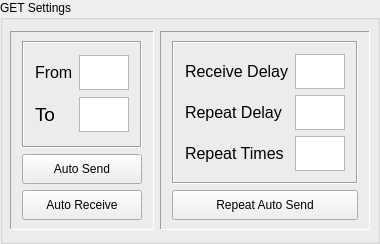
                <widget class="QGroupBox" name="groupBox_2">
                 <property name="title">
                  <string>GET Settings</string>
                 </property>
                 <layout class="QHBoxLayout" name="horizontalLayout_2">
                  <property name="leftMargin">
                   <number>7</number>
                  </property>
                  <property name="topMargin">
                   <number>11</number>
                  </property>
                  <property name="rightMargin">
                   <number>7</number>
                  </property>
                  <item>
                   <widget class="QFrame" name="frame_7">
                    <property name="frameShape">
                     <enum>QFrame::Panel</enum>
                    </property>
                    <property name="frameShadow">
                     <enum>QFrame::Sunken</enum>
                    </property>
                    <layout class="QVBoxLayout" name="verticalLayout_7">
                     <property name="leftMargin">
                      <number>11</number>
                     </property>
                     <property name="rightMargin">
                      <number>11</number>
                     </property>
                     <item>
                      <widget class="QFrame" name="frame_8">
                       <property name="frameShape">
                        <enum>QFrame::Box</enum>
                       </property>
                       <property name="frameShadow">
                        <enum>QFrame::Sunken</enum>
                       </property>
                       <layout class="QGridLayout" name="gridLayout_6">
                        <property name="leftMargin">
                         <number>11</number>
                        </property>
                        <property name="topMargin">
                         <number>11</number>
                        </property>
                        <property name="rightMargin">
                         <number>11</number>
                        </property>
                        <property name="bottomMargin">
                         <number>11</number>
                        </property>
                        <item row="1" column="1">
                         <widget class="QPlainTextEdit" name="Index_to">
                          <property name="sizePolicy">
                           <sizepolicy hsizetype="Minimum" vsizetype="Minimum">
                            <horstretch>0</horstretch>
                            <verstretch>0</verstretch>
                           </sizepolicy>
                          </property>
                          <property name="minimumSize">
                           <size>
                            <width>0</width>
                            <height>30</height>
                           </size>
                          </property>
                          <property name="maximumSize">
                           <size>
                            <width>50</width>
                            <height>35</height>
                           </size>
                          </property>
                          <property name="font">
                           <font>
                            <pointsize>11</pointsize>
                           </font>
                          </property>
                          <property name="focusPolicy">
                           <enum>Qt::ClickFocus</enum>
                          </property>
                          <property name="styleSheet">
                           <string notr="true">color: rgb(91, 91, 91) ;</string>
                          </property>
                          <property name="verticalScrollBarPolicy">
                           <enum>Qt::ScrollBarAlwaysOff</enum>
                          </property>
                         </widget>
                        </item>
                        <item row="1" column="0">
                         <widget class="QLabel" name="label_22">
                          <property name="minimumSize">
                           <size>
                            <width>0</width>
                            <height>20</height>
                           </size>
                          </property>
                          <property name="maximumSize">
                           <size>
                            <width>16777215</width>
                            <height>45</height>
                           </size>
                          </property>
                          <property name="focusPolicy">
                           <enum>Qt::ClickFocus</enum>
                          </property>
                          <property name="text">
                           <string>&lt;html&gt;&lt;head/&gt;&lt;body&gt;&lt;p&gt;&lt;span style=&quot; font-size:14pt;&quot;&gt;To&lt;/span&gt;&lt;/p&gt;&lt;/body&gt;&lt;/html&gt;</string>
                          </property>
                          <property name="textFormat">
                           <enum>Qt::AutoText</enum>
                          </property>
                          <property name="alignment">
                           <set>Qt::AlignLeading|Qt::AlignLeft|Qt::AlignVCenter</set>
                          </property>
                         </widget>
                        </item>
                        <item row="0" column="1">
                         <widget class="QPlainTextEdit" name="Index_from">
                          <property name="sizePolicy">
                           <sizepolicy hsizetype="Minimum" vsizetype="Minimum">
                            <horstretch>0</horstretch>
                            <verstretch>0</verstretch>
                           </sizepolicy>
                          </property>
                          <property name="minimumSize">
                           <size>
                            <width>0</width>
                            <height>30</height>
                           </size>
                          </property>
                          <property name="maximumSize">
                           <size>
                            <width>50</width>
                            <height>35</height>
                           </size>
                          </property>
                          <property name="font">
                           <font>
                            <pointsize>11</pointsize>
                           </font>
                          </property>
                          <property name="focusPolicy">
                           <enum>Qt::ClickFocus</enum>
                          </property>
                          <property name="styleSheet">
                           <string notr="true">color: rgb(91, 91, 91) ;</string>
                          </property>
                          <property name="verticalScrollBarPolicy">
                           <enum>Qt::ScrollBarAlwaysOff</enum>
                          </property>
                         </widget>
                        </item>
                        <item row="0" column="0">
                         <widget class="QLabel" name="label_21">
                          <property name="sizePolicy">
                           <sizepolicy hsizetype="Minimum" vsizetype="Preferred">
                            <horstretch>0</horstretch>
                            <verstretch>0</verstretch>
                           </sizepolicy>
                          </property>
                          <property name="minimumSize">
                           <size>
                            <width>0</width>
                            <height>20</height>
                           </size>
                          </property>
                          <property name="maximumSize">
                           <size>
                            <width>16777215</width>
                            <height>45</height>
                           </size>
                          </property>
                          <property name="focusPolicy">
                           <enum>Qt::ClickFocus</enum>
                          </property>
                          <property name="frameShape">
                           <enum>QFrame::NoFrame</enum>
                          </property>
                          <property name="text">
                           <string>&lt;html&gt;&lt;head/&gt;&lt;body&gt;&lt;p&gt;&lt;span style=&quot; font-size:12pt;&quot;&gt;From&lt;/span&gt;&lt;/p&gt;&lt;/body&gt;&lt;/html&gt;</string>
                          </property>
                          <property name="textFormat">
                           <enum>Qt::AutoText</enum>
                          </property>
                          <property name="alignment">
                           <set>Qt::AlignLeading|Qt::AlignLeft|Qt::AlignVCenter</set>
                          </property>
                         </widget>
                        </item>
                       </layout>
                      </widget>
                     </item>
                     <item>
                      <widget class="QPushButton" name="auto_send_btn">
                       <property name="minimumSize">
                        <size>
                         <width>0</width>
                         <height>30</height>
                        </size>
                       </property>
                       <property name="focusPolicy">
                        <enum>Qt::ClickFocus</enum>
                       </property>
                       <property name="styleSheet">
                        <string notr="true">font: 75 10pt &quot;MS Shell Dlg 2&quot;;</string>
                       </property>
                       <property name="text">
                        <string>Auto Send</string>
                       </property>
                       <property name="checkable">
                        <bool>true</bool>
                       </property>
                      </widget>
                     </item>
                     <item>
                      <widget class="QPushButton" name="auto_receive_btn">
                       <property name="minimumSize">
                        <size>
                         <width>0</width>
                         <height>30</height>
                        </size>
                       </property>
                       <property name="focusPolicy">
                        <enum>Qt::ClickFocus</enum>
                       </property>
                       <property name="styleSheet">
                        <string notr="true">font: 75 10pt &quot;MS Shell Dlg 2&quot;;</string>
                       </property>
                       <property name="text">
                        <string>Auto Receive</string>
                       </property>
                       <property name="checkable">
                        <bool>true</bool>
                       </property>
                      </widget>
                     </item>
                    </layout>
                   </widget>
                  </item>
                  <item>
                   <widget class="QFrame" name="frame_9">
                    <property name="minimumSize">
                     <size>
                      <width>0</width>
                      <height>30</height>
                     </size>
                    </property>
                    <property name="frameShape">
                     <enum>QFrame::Panel</enum>
                    </property>
                    <property name="frameShadow">
                     <enum>QFrame::Sunken</enum>
                    </property>
                    <layout class="QVBoxLayout" name="verticalLayout_8">
                     <property name="leftMargin">
                      <number>11</number>
                     </property>
                     <property name="rightMargin">
                      <number>11</number>
                     </property>
                     <item>
                      <widget class="QFrame" name="frame_10">
                       <property name="frameShape">
                        <enum>QFrame::Box</enum>
                       </property>
                       <property name="frameShadow">
                        <enum>QFrame::Sunken</enum>
                       </property>
                       <layout class="QGridLayout" name="gridLayout_19">
                        <property name="leftMargin">
                         <number>11</number>
                        </property>
                        <property name="topMargin">
                         <number>11</number>
                        </property>
                        <property name="rightMargin">
                         <number>11</number>
                        </property>
                        <property name="bottomMargin">
                         <number>11</number>
                        </property>
                        <item row="0" column="0">
                         <widget class="QLabel" name="label_5">
                          <property name="minimumSize">
                           <size>
                            <width>100</width>
                            <height>20</height>
                           </size>
                          </property>
                          <property name="maximumSize">
                           <size>
                            <width>200</width>
                            <height>45</height>
                           </size>
                          </property>
                          <property name="focusPolicy">
                           <enum>Qt::ClickFocus</enum>
                          </property>
                          <property name="text">
                           <string>&lt;html&gt;&lt;head/&gt;&lt;body&gt;&lt;p&gt;&lt;span style=&quot; font-size:12pt;&quot;&gt;Receive Delay&lt;/span&gt;&lt;/p&gt;&lt;/body&gt;&lt;/html&gt;</string>
                          </property>
                          <property name="textFormat">
                           <enum>Qt::AutoText</enum>
                          </property>
                         </widget>
                        </item>
                        <item row="0" column="1">
                         <widget class="QPlainTextEdit" name="Wait_time_to_rx">
                          <property name="sizePolicy">
                           <sizepolicy hsizetype="Minimum" vsizetype="Minimum">
                            <horstretch>0</horstretch>
                            <verstretch>0</verstretch>
                           </sizepolicy>
                          </property>
                          <property name="minimumSize">
                           <size>
                            <width>0</width>
                            <height>30</height>
                           </size>
                          </property>
                          <property name="maximumSize">
                           <size>
                            <width>50</width>
                            <height>35</height>
                           </size>
                          </property>
                          <property name="font">
                           <font>
                            <pointsize>11</pointsize>
                           </font>
                          </property>
                          <property name="focusPolicy">
                           <enum>Qt::ClickFocus</enum>
                          </property>
                          <property name="styleSheet">
                           <string notr="true">color: rgb(91, 91, 91) ;</string>
                          </property>
                          <property name="verticalScrollBarPolicy">
                           <enum>Qt::ScrollBarAlwaysOff</enum>
                          </property>
                         </widget>
                        </item>
                        <item row="1" column="0">
                         <widget class="QLabel" name="label_61">
                          <property name="minimumSize">
                           <size>
                            <width>100</width>
                            <height>20</height>
                           </size>
                          </property>
                          <property name="maximumSize">
                           <size>
                            <width>200</width>
                            <height>45</height>
                           </size>
                          </property>
                          <property name="focusPolicy">
                           <enum>Qt::ClickFocus</enum>
                          </property>
                          <property name="text">
                           <string>&lt;html&gt;&lt;head/&gt;&lt;body&gt;&lt;p&gt;&lt;span style=&quot; font-size:12pt;&quot;&gt;Repeat Delay&lt;/span&gt;&lt;/p&gt;&lt;/body&gt;&lt;/html&gt;</string>
                          </property>
                          <property name="textFormat">
                           <enum>Qt::AutoText</enum>
                          </property>
                          <property name="alignment">
                           <set>Qt::AlignLeading|Qt::AlignLeft|Qt::AlignVCenter</set>
                          </property>
                         </widget>
                        </item>
                        <item row="1" column="1">
                         <widget class="QPlainTextEdit" name="Delay_in_repetition">
                          <property name="sizePolicy">
                           <sizepolicy hsizetype="Minimum" vsizetype="Minimum">
                            <horstretch>0</horstretch>
                            <verstretch>0</verstretch>
                           </sizepolicy>
                          </property>
                          <property name="minimumSize">
                           <size>
                            <width>0</width>
                            <height>30</height>
                           </size>
                          </property>
                          <property name="maximumSize">
                           <size>
                            <width>50</width>
                            <height>35</height>
                           </size>
                          </property>
                          <property name="font">
                           <font>
                            <family>MS Shell Dlg 2</family>
                            <pointsize>11</pointsize>
                            <weight>50</weight>
                            <italic>false</italic>
                            <bold>false</bold>
                           </font>
                          </property>
                          <property name="focusPolicy">
                           <enum>Qt::ClickFocus</enum>
                          </property>
                          <property name="styleSheet">
                           <string notr="true">color: rgb(91, 91, 91) ;</string>
                          </property>
                          <property name="verticalScrollBarPolicy">
                           <enum>Qt::ScrollBarAlwaysOff</enum>
                          </property>
                         </widget>
                        </item>
                        <item row="2" column="0">
                         <widget class="QLabel" name="label_62">
                          <property name="minimumSize">
                           <size>
                            <width>100</width>
                            <height>20</height>
                           </size>
                          </property>
                          <property name="maximumSize">
                           <size>
                            <width>200</width>
                            <height>45</height>
                           </size>
                          </property>
                          <property name="focusPolicy">
                           <enum>Qt::ClickFocus</enum>
                          </property>
                          <property name="text">
                           <string>&lt;html&gt;&lt;head/&gt;&lt;body&gt;&lt;p&gt;&lt;span style=&quot; font-size:12pt;&quot;&gt;Repeat Times&lt;/span&gt;&lt;/p&gt;&lt;/body&gt;&lt;/html&gt;</string>
                          </property>
                          <property name="textFormat">
                           <enum>Qt::AutoText</enum>
                          </property>
                         </widget>
                        </item>
                        <item row="2" column="1">
                         <widget class="QPlainTextEdit" name="No_of_repetitions">
                          <property name="sizePolicy">
                           <sizepolicy hsizetype="Minimum" vsizetype="Minimum">
                            <horstretch>0</horstretch>
                            <verstretch>0</verstretch>
                           </sizepolicy>
                          </property>
                          <property name="minimumSize">
                           <size>
                            <width>0</width>
                            <height>30</height>
                           </size>
                          </property>
                          <property name="maximumSize">
                           <size>
                            <width>50</width>
                            <height>35</height>
                           </size>
                          </property>
                          <property name="font">
                           <font>
                            <family>MS Shell Dlg 2</family>
                            <pointsize>11</pointsize>
                            <weight>50</weight>
                            <italic>false</italic>
                            <bold>false</bold>
                           </font>
                          </property>
                          <property name="focusPolicy">
                           <enum>Qt::ClickFocus</enum>
                          </property>
                          <property name="styleSheet">
                           <string notr="true">color: rgb(91, 91, 91) ;</string>
                          </property>
                          <property name="verticalScrollBarPolicy">
                           <enum>Qt::ScrollBarAlwaysOff</enum>
                          </property>
                         </widget>
                        </item>
                       </layout>
                      </widget>
                     </item>
                     <item>
                      <widget class="QPushButton" name="repeat_auto_send_btn">
                       <property name="minimumSize">
                        <size>
                         <width>0</width>
                         <height>30</height>
                        </size>
                       </property>
                       <property name="focusPolicy">
                        <enum>Qt::ClickFocus</enum>
                       </property>
                       <property name="styleSheet">
                        <string notr="true">font: 75 10pt &quot;MS Shell Dlg 2&quot;;</string>
                       </property>
                       <property name="text">
                        <string>Repeat Auto Send</string>
                       </property>
                       <property name="checkable">
                        <bool>true</bool>
                       </property>
                      </widget>
                     </item>
                    </layout>
                   </widget>
                  </item>
                 </layout>
                </widget>
